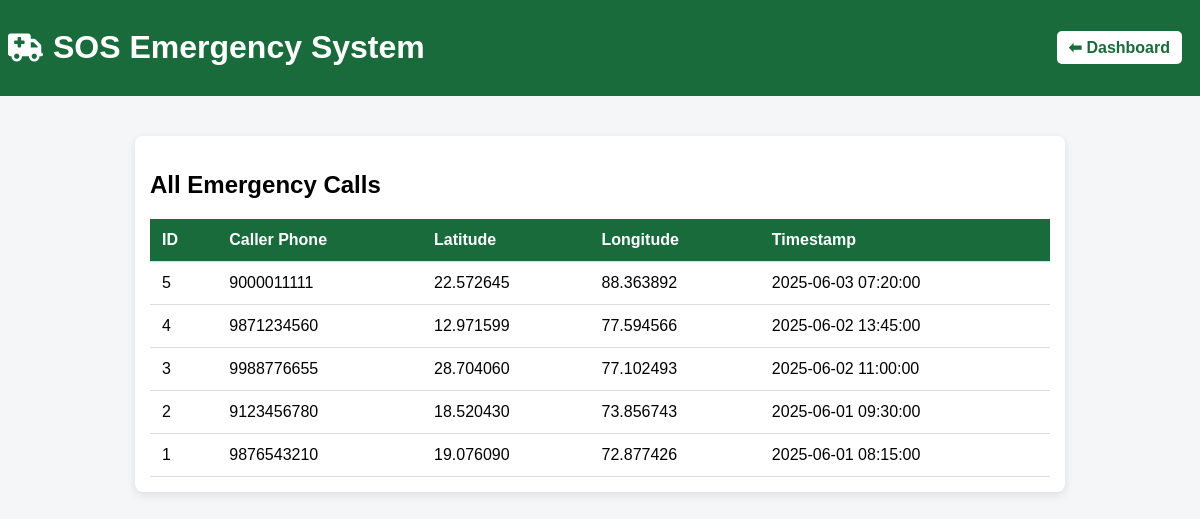
The app's page /Fronted_/view_calls.php with its own data.
### tables this page shows
CREATE TABLE `emergency_call` (
  `Call_ID` int(11) NOT NULL,
  `Caller_Phone` varchar(15) NOT NULL,
  `Latitude` decimal(9,6) NOT NULL,
  `Longitude` decimal(9,6) NOT NULL,
  `Call_Timestamp` datetime NOT NULL DEFAULT current_timestamp()
);

### Fronted_/view_calls.php (the view, shortened to what this page needs)
<?php
require_once "db_connect.php";
$sql = "SELECT Call_ID, Caller_Phone, Latitude, Longitude, Call_Timestamp
        FROM EMERGENCY_CALL
        ORDER BY Call_ID DESC";
$result = $conn->query($sql);
$calls = [];
if($result){
$calls = $result->fetch_all(MYSQLI_ASSOC);
}
?>
<!DOCTYPE html>
<html>
<head>
        <link rel="stylesheet" href="https://cdnjs.cloudflare.com/ajax/libs/font-awesome/6.5.0/css/all.min.css">
</head>
<body>
<header>
<div class="logo-area">
<i class="fa-solid fa-truck-medical logo"></i>
<h1>SOS Emergency System</h1>
</div>
<div class="header-right">
<a href="index.php" class="back-btn">⬅ Dashboard</a>
</div>
</header>
<div class="container">
<h2>All Emergency Calls</h2>
<?php if(empty($calls)): ?>
<p>No emergency calls found.</p>
<?php else: ?>
<table>
<tr>
<th>ID</th>
<th>Caller Phone</th>
<th>Latitude</th>
<th>Longitude</th>
<th>Timestamp</th>
</tr>
<?php foreach($calls as $c): ?>
<tr>
<td><?= $c["Call_ID"] ?></td>
<td><?= $c["Caller_Phone"] ?></td>
<td><?= $c["Latitude"] ?></td>
<td><?= $c["Longitude"] ?></td>
<td><?= $c["Call_Timestamp"] ?></td>
</tr>
<?php endforeach; ?>
</table>
<?php endif; ?>
</div>
</body>
</html>

### Fronted_/view_calls.php (style rules this page uses)
body { font-family:Arial;background:#f4f6f8;margin:0; }
header { background:#1a6b3c; color:white; padding:8px; display:flex; justify-content:space-between; align-items:center; }
.container { width:90%; max-width:900px; margin:40px auto; background:white; padding:15px; border-radius:8px; box-shadow:0 3px 10px rgba(0,0,0,0.1); }
table { width:100%; border-collapse:collapse; }
th,td { padding:12px; border-bottom:1px solid #ddd; text-align:left; }
th { background:#1a6b3c; color:white; }
.back-btn { background:white; color:#1a6b3c; padding:8px 12px; border-radius:5px; text-decoration:none; font-weight:bold; margin-right:10px; }
.logo-area { display:flex; align-items:center; gap:10px; }
.logo { font-size:28px; }

### records on screen
emergency_call: Call_ID "5", Caller_Phone "9000011111", Latitude "22.572645", Longitude "88.363892", Call_Timestamp "2025-06-03 07:20:00"
emergency_call: Call_ID "4", Caller_Phone "9871234560", Latitude "12.971599", Longitude "77.594566", Call_Timestamp "2025-06-02 13:45:00"
emergency_call: Call_ID "3", Caller_Phone "9988776655", Latitude "28.704060", Longitude "77.102493", Call_Timestamp "2025-06-02 11:00:00"
emergency_call: Call_ID "2", Caller_Phone "9123456780", Latitude "18.520430", Longitude "73.856743", Call_Timestamp "2025-06-01 09:30:00"
emergency_call: Call_ID "1", Caller_Phone "9876543210", Latitude "19.076090", Longitude "72.877426", Call_Timestamp "2025-06-01 08:15:00"
